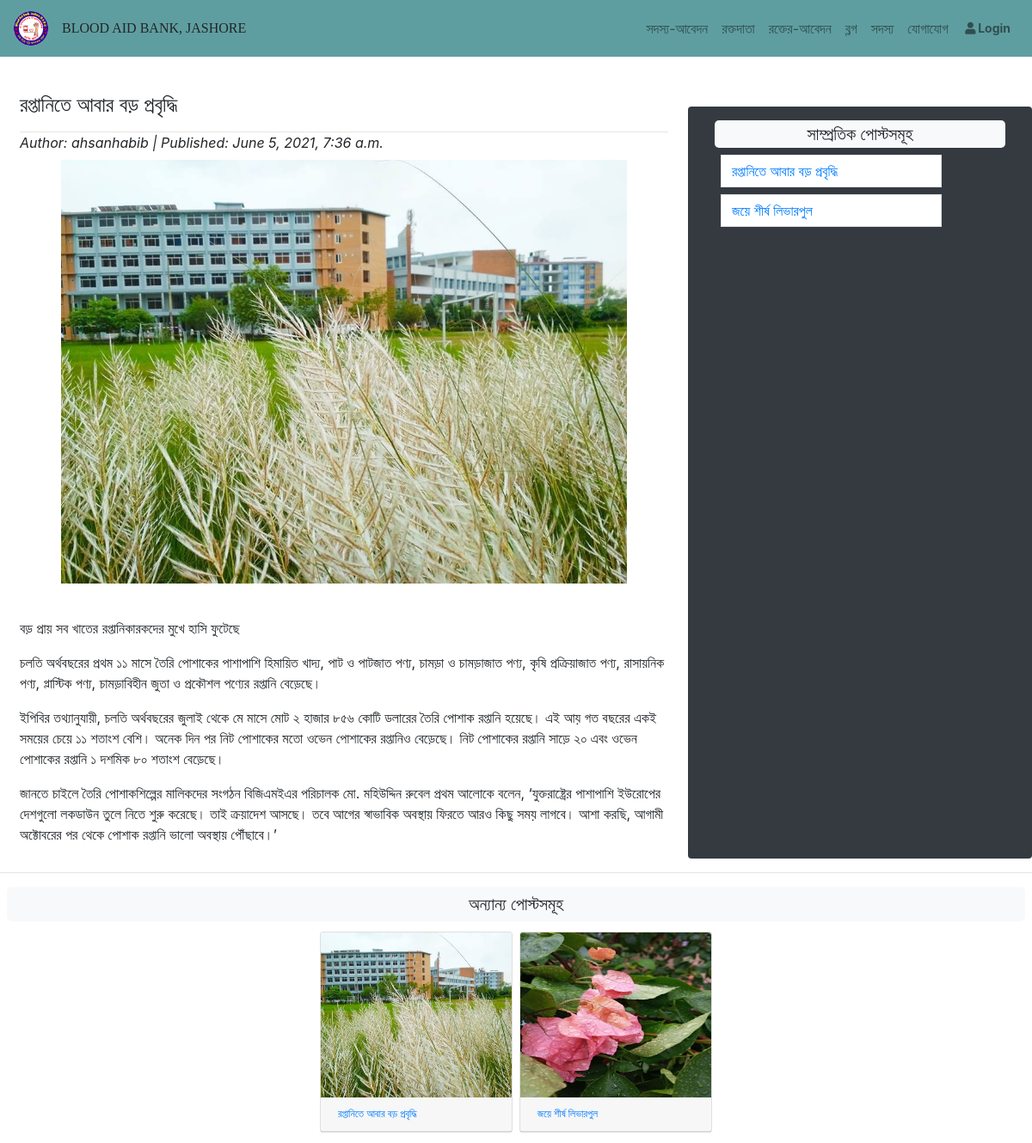
Screenshot of /blog/post/ with the database file from the repository.
### Blog/models.py (models this page shows, shortened)
class Post(models.Model):
    title = models.CharField(max_length =200, verbose_name="পোস্ট টাইটেল", null=False)
    author = models.ForeignKey(User, on_delete=models.CASCADE, verbose_name="লেখক", null=False)
    image = models.ImageField(upload_to = "Post/", default="", verbose_name="ছবি")
    body1 = models.TextField(verbose_name="কন্টেন্ট ১ম অংশ")
    body2 = models.TextField(verbose_name="কন্টেন্ট ২য় অংশ")
    date = models.DateTimeField(auto_now_add=False, default=datetime.datetime.now)

### Blog/views.py (the view)
# urls.py: path('post/', views.showBlog, name = 'blog'),
def showBlog(request):
    post = Post.objects.order_by('-id')[0:5]
    k = len(post)
    post1 = Post.objects.order_by('-id')[0:1]
    post2 = Post.objects.all().order_by('?')[:6]
    diction = {
        'post1':post1,
        'post':post,
        'post2':post2
    }
    return render(request, 'Blog/blog.html', context=diction)

### templates/Blog/blog.html (shortened to what this page needs)
{% extends "base.html" %}
{% load static %}
{% block content %}
    <div class="container-fluid" style="margin-top:100px">
        <div class="row">
            <div class="col-sm-8">
                <div class="m-2">
                    {%for l in post1 %}
                        <h4>{{l.title}}</h4>
                        <hr class="mb-0">
                        <i>Author: {{l.author}} | Published: {{l.date}}</i>
                        <div class="text-center mx-5">
                            <img class="mt-2 mb-4" src={{l.image.url}} alt="Card image cap" style="width:100%;">
                        </div>
                        <p class="text-justify">{{l.body1|linebreaks}}</p>
                        <p class="text-justify">{{l.body2|linebreaks}}</p>
                    {% endfor %}
                </div>
            </div>
            <div class="col-sm-4 mt-4 bg-dark rounded">
                    <div class="m-3">
                        <h5 class="bg-light mb-2 p-1 text-center" style="border-radius: 5px;">সাম্প্রতিক পোস্টসমূহ</h5>
                        {% for l in post %}
                            <div class="mx-2 my-1" style="width: 16rem;">
                                    <p class="mb-2"><a class="page-link" href="{%url 'Blog:blog1' l.pk %}" style="text-decoration: none;">{{l.title}}</a></p>
                            </div>
                        {% endfor %}
                    </div>
            </div>
        </div>
    </div>
    <hr>
    <div class="m-2">
        <h5 class="bg-light p-2 mb-2 text-center" style="border-radius: 5px;">অন্যান্য পোস্টসমূহ</h5>
        <form action="" class="form-inline d-flex justify-content-center">
            {% for l in post2 %}
            <div class="card mx-1 my-1" style="width: 14rem;">
                <div class="text-center" style="height: 12rem;">
                    <img class="card-img-top" src={{l.image.url}} alt="Card image cap" style="height: 100%; width: 100%;">
                </div>
                <div class="card-header">
                    <h6 class="card-title mb-0" style="font-size: 12px"><a href="{%url 'Blog:blog1' l.pk %}">{{l.title}}</a></h6>
                </div>
            </div>
            {% endfor %}
        </form>
    </div>
{% endblock %}

### rows the page displays
Post: title "রপ্তানিতে আবার বড় প্রবৃদ্ধি", author "ahsanhabib", date "June 5, 2021, 7:36 a.m.", image (picture), body1 "বড় প্রায় সব খাতের রপ্তানিকারকদের মুখে হাসি ফুটেছে", body2 "চলতি অর্থবছরের প্রথম ১১ মাসে তৈরি পোশাকের পাশাপাশি হিমায়িত খাদ্য, পাট ও পাটজাত পণ্য, চামড়া ও চামড়াজাত পণ্য, কৃষি প্রক্রিয়াজাত পণ্য, রাসায়নিক পণ্য, প্লাস্টিক পণ্য, চামড়াবিহীন জুতা ও প্রকৌশল পণ্যের রপ্তানি বেড়েছে। ইপিবির তথ্যানুযায়ী, চলতি অর্থবছরের জুলাই থেকে মে মাসে মোট ২ হাজার ৮৫৬ কোটি ডলারের তৈরি পোশাক রপ্তানি হয়েছে। এই আয় গত বছরের একই সময়ের চেয়ে ১১ শতাংশ বেশি। অনেক দিন পর নিট পোশাকের মতো ওভেন পোশাকের রপ্তানিও বেড়েছে। নিট পোশাকের রপ্তানি সাড়ে ২০ এবং ওভেন পোশাকের রপ্তানি ১ দশমিক ৮০ শতাংশ বেড়েছে। জানতে চাইলে তৈরি পোশাকশিল্পের মালিকদের সংগঠন বিজিএমইএর পরিচালক মো. মহিউদ্দিন রুবেল প্রথম আলোকে বলেন, ‘যুক্তরাষ্ট্রের পাশাপাশি ইউরোপের দেশগুলো লকডাউন তুলে নিতে শুরু করেছে। তাই ক্রয়াদেশ আসছে। তবে আগের…"
Post: title "জয়ে শীর্ষ লিভারপুল", image (picture)
